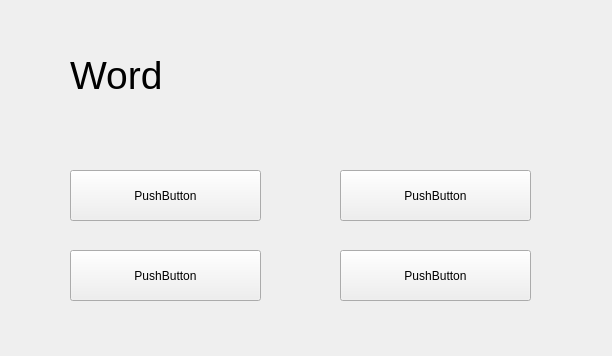
<?xml version="1.0" encoding="UTF-8"?>
<ui version="4.0">
 <class>Form</class>
 <widget class="QWidget" name="Form">
  <property name="geometry">
   <rect>
    <x>0</x>
    <y>0</y>
    <width>612</width>
    <height>356</height>
   </rect>
  </property>
  <property name="windowTitle">
   <string>Form</string>
  </property>
  <widget class="QPushButton" name="pushButton_3">
   <property name="geometry">
    <rect>
     <x>340</x>
     <y>170</y>
     <width>191</width>
     <height>51</height>
    </rect>
   </property>
   <property name="text">
    <string>PushButton</string>
   </property>
  </widget>
  <widget class="QPushButton" name="pushButton_4">
   <property name="geometry">
    <rect>
     <x>340</x>
     <y>250</y>
     <width>191</width>
     <height>51</height>
    </rect>
   </property>
   <property name="text">
    <string>PushButton</string>
   </property>
  </widget>
  <widget class="QPushButton" name="pushButton_5">
   <property name="geometry">
    <rect>
     <x>70</x>
     <y>170</y>
     <width>191</width>
     <height>51</height>
    </rect>
   </property>
   <property name="text">
    <string>PushButton</string>
   </property>
  </widget>
  <widget class="QPushButton" name="pushButton_6">
   <property name="geometry">
    <rect>
     <x>70</x>
     <y>250</y>
     <width>191</width>
     <height>51</height>
    </rect>
   </property>
   <property name="text">
    <string>PushButton</string>
   </property>
  </widget>
  <widget class="QLabel" name="label_2">
   <property name="geometry">
    <rect>
     <x>70</x>
     <y>50</y>
     <width>431</width>
     <height>51</height>
    </rect>
   </property>
   <property name="font">
    <font>
     <pointsize>29</pointsize>
    </font>
   </property>
   <property name="text">
    <string>Word</string>
   </property>
  </widget>
 </widget>
 <resources/>
 <connections/>
</ui>
